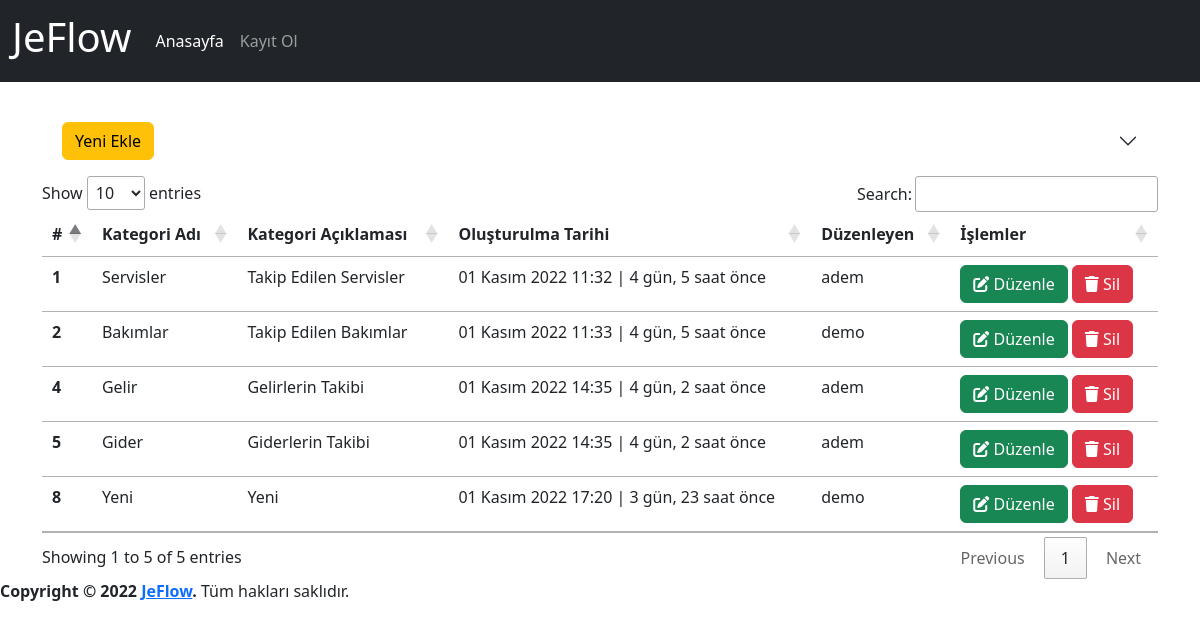
The page /category/ on the database as committed earlier.
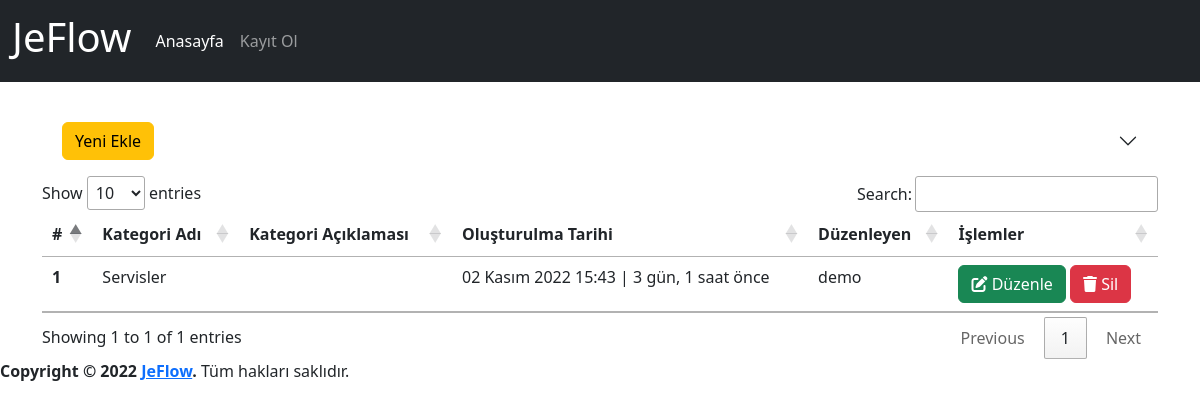
The same page on the database as committed later.
### app/models.py (models this page shows, shortened)
class Category(models.Model):
    name=models.CharField(max_length=500,verbose_name='Kategori Adı')
    description=models.TextField(verbose_name='Kategori Açıklaması', blank=True, null=True)
    created_date=models.DateTimeField(auto_now_add=True, verbose_name='Oluşturulma Tarihi')
    user=models.ForeignKey(User,on_delete=models.CASCADE,verbose_name='Kullanıcı', blank=True, null=True)
    class Meta:
        verbose_name='Kategori'
        verbose_name_plural="Kategoriler"

### app/views.py (the view, shortened to what this page needs)
# urls.py: path('category/', views.category, name='category'),
def category(request):
    category_form=CategoryForm()
    categories = Category.objects.order_by('created_date')
    context = {
        'category_form':category_form,
        'categories': categories
    }
    return render(request, 'app/category.html', context)

### app/forms.py
class CategoryForm(forms.ModelForm):
    class Meta:
        model=Category
        fields=('name','description')

### templates/app/category.html (shortened to what this page needs)
{% extends 'layout.html' %}
{% load humanize %}
{% block content %}
{% load crispy_forms_tags %}
<div class="row">
    <div class="accordion accordion-flush" id="accordionFlush">
        <div class="accordion-item">
            <h2 class="accordion-header" id="flush-headingOne">
                <button class="accordion-button collapsed" type="button" data-bs-toggle="collapse"
                    data-bs-target="#flush-collapseOne" aria-expanded="false" aria-controls="flush-collapseOne">
                    <div class="btn btn-warning">
                        Yeni Ekle
                    </div>
                </button>
            </h2>
        </div>
    </div>
</div>
<div class="row">
    <div class="col-md-12">
        {% if categories %}
        <table id="category" class="table table-hover">
            <thead>
                <tr>
                    <th scope="col">#</th>
                    <th scope="col">Kategori Adı</th>
                    <th scope="col">Kategori Açıklaması</th>
                    <th scope="col">Oluşturulma Tarihi</th>
                    <th scope="col">Düzenleyen</th>
                    <th scope="col">İşlemler</th>
                </tr>
            </thead>
            <tbody>
                {% for category in categories %}
                <tr>
                    <th scope="row">{{ category.id }}</th>
                    <td>{{ category.name }}</td>
                    <td>{{ category.description }}</td>
                    <td>{{ category.created_date }} | {{ category.created_date | timesince}} önce</td>
                    <td>{{ category.user }}</td>
                    <td>
                        <a class="btn btn-success" href="{% url 'category_detail' category.id %}">
                            <i class="fa-solid fa-pen-to-square"></i>
                            Düzenle
                        </a>
                        <a href="{% url 'category_delete' category.id %}" class="btn btn-danger">
                            <i class="fa-solid fa-trash"></i>
                            Sil
                        </a>
                    </td>
                </tr>
                {% endfor %}
            </tbody>
        </table>
        {% else %}
        <div class="alert alert-warning">
            <p>Kategori bulunamadı.</p>
        </div>
        {% endif %}
    </div>
</div>
{% endblock %}

Rows that differ between the two databases and show on the page:
removed Category: id "2", name "Bakımlar", description "Takip Edilen Bakımlar", created_date "01 Kasım 2022 11:33", created_date "4 gün, 5 saat", user "demo"
removed Category: id "4", name "Gelir", description "Gelirlerin Takibi", created_date "01 Kasım 2022 14:35", created_date "4 gün, 2 saat", user "adem"
removed Category: id "5", name "Gider", description "Giderlerin Takibi", created_date "01 Kasım 2022 14:35", created_date "4 gün, 2 saat", user "adem"
removed Category: id "8", name "Yeni", description "Yeni", created_date "01 Kasım 2022 17:20", created_date "3 gün, 23 saat", user "demo"
changed Category "Servisler": created_date "01 Kasım 2022 11:32" → "02 Kasım 2022 15:43"; created_date "4 gün, 5 saat" → "3 gün, 1 saat"; user "adem" → "demo"; description "Takip Edilen Servisler" → (not shown)
Other text that changed with them:
text written by a page script: "Show entries Search: Showing 1 to 5 of 5 entries Previous 1 Next" → "Show entries Search: Showing 1 to 1 of 1 entries Previous 1 Next"
